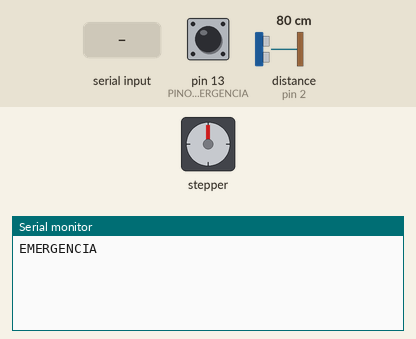
Recording of a sketch running on a simulated Arduino Uno, built with avr-gcc and run on an emulated ATmega328P. On the bench: stepper motor, the last lines printed to the serial monitor. Wiring (inferred from the names in the program): ultrasonic range finder: trigger pin 4; echo pin 2; stepper motor (2048 steps per turn assumed): coils pin 8, pin 9, pin 10, pin 11. The test bench sets the inputs (shaded band); at power-on: distance to the obstacle (sensor on pin 2) 80 cm, pin 13 (PINO_EMERGENCIA) HIGH. The echo pulse lasts 58.3 µs per cm.

Above: at 1.3 s.
1.4 s: distance to the obstacle (sensor on pin 2) set to 2 cm
At 2.0 s:
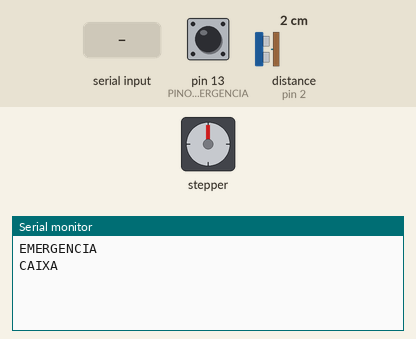
2.9 s: pin 13 (PINO_EMERGENCIA) pulled LOW for 0.15 s
At 3.06 s:
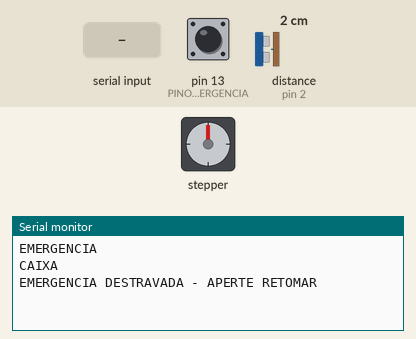
4.5 s: "RIGHT\n" received over Serial
At 5.2 s:
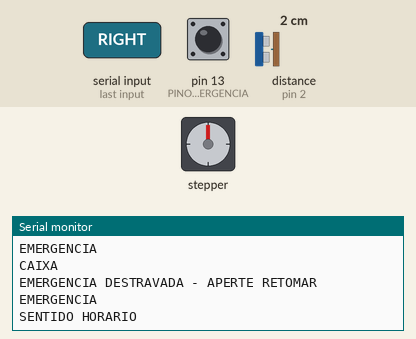
6.0 s: "LEFT\n" received over Serial
At 7.2 s:
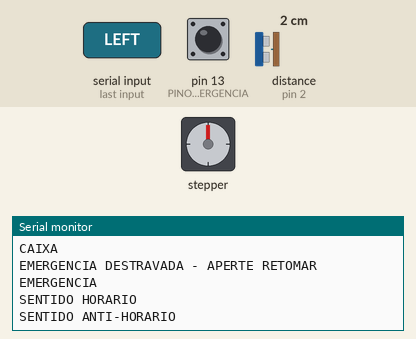
7.5 s: "AUTO_OFF\n" received over Serial
At 8.8 s:
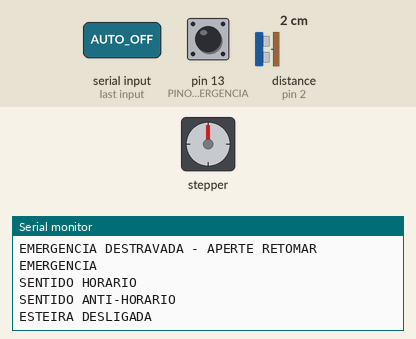

Measured:
- after the input at 1.4 s, the serial monitor: prints a new line after 0.08 s (image 1)
- after the input at 2.9 s, the serial monitor: prints a new line at once (image 2)
- after the input at 4.5 s, the serial monitor: prints a new line at once (image 3)
- after the input at 6.0 s, the serial monitor: prints a new line at once (image 4)
- after the input at 7.5 s, the serial monitor: prints a new line at once (image 5)

The sketch:

esteira.ino
```cpp
/*
  =====================================================================
   ESTEIRA INDUSTRIAL A3
  =====================================================================

   LIGAÇÕES
   --------
   Motor de passo 28BYJ-48 + placa driver do motor
     IN1 -> pino 8      IN2 -> pino 9
     IN3 -> pino 10     IN4 -> pino 11
     Driver: + no 5V do Arduino, - no GND.

   Botão de emergência (cogumelo com trava)
     Contato entre o pino 13 e o GND (o pino usa o pull-up interno).
     Contato NF (normalmente fechado): solto = pino no GND,
     travado = contato abre e o pino vai para HIGH. Fio rompido =
     emergência (falha segura). Conferido na placa: solto pino13=0,
     travado pino13=1.

   Sensor de caixas (ultrassônico HC-SR04)
     VCC -> 5V, TRIG -> pino 4, ECHO -> pino 2, GND -> GND.
     Conta uma caixa quando algo chega a menos de DIST_DETECTA_CM
     do sensor. Sem sensor ligado, nada é contado.

   PROTOCOLO SERIAL (9600 baud, uma mensagem por linha)
   ---------------------------------------------------
   Recebe do painel:
     RIGHT / LEFT     sentido horário / anti-horário (com a esteira parada)
     AUTO_ON          liga a esteira (operação contínua)
     AUTO_OFF         desliga a esteira
     SPD_<5..20>      velocidade em RPM (ex.: SPD_12)
     PAUSE            parada de emergência pelo painel
     RESUME           retoma após a emergência (recusado se o
                      botão físico ainda estiver travado)
     STATUS           mostra o estado interno (diagnóstico)

   Envia para o painel:
     CAIXA            uma caixa passou pelo sensor
     EMERGENCIA       botão físico acionado (o painel entra em emergência)
     demais linhas    status, aparecem no campo SERIAL do painel
  =====================================================================
*/

// ---------------- CONFIGURAÇÃO ----------------

const byte PINOS_MOTOR[4] = {8, 9, 10, 11};   // pinos de saída para IN1, IN2, IN3 e IN4 do driver do motor
const byte PINO_EMERGENCIA = 13;              // pino de entrada do botão de emergência
const byte PINO_TRIG = 4;                     // pino de saída do TRIG do sensor (dispara a medida)
const byte PINO_ECHO = 2;                     // pino de entrada do ECHO; o pino 2 tem interrupção e mede o eco sem travar o motor

const bool EMERGENCIA_CONTATO_NF = true;      // tipo do contato do botão: true = NF (usado), false = NA

const int DIST_DETECTA_CM = 8;                // abaixo dessa distância (cm) tem caixa na frente do sensor
const int DIST_LIBERA_CM = 12;                // acima dessa distância (cm) a caixa já saiu da frente
const unsigned long INTERVALO_MEDIDA_MS = 60; // tempo entre uma medida e outra do sensor (o HC-SR04 pede ~60 ms)
const byte LEITURAS_PARA_CONTAR = 2;          // quantas leituras "perto" seguidas para contar uma caixa (ignora ruído)
const unsigned long TEMPO_LIBERA_MS = 500;    // tempo sem ver a caixa para liberar a contagem da próxima
const bool INVERTER_SENTIDO = false;          // troque para true se o "horário" girar ao contrário

const long PASSOS_POR_VOLTA = 2048;           // passos para o eixo do 28BYJ-48 dar uma volta (passo completo)
const int RPM_MIN = 5;                        // velocidade mínima permitida
const int RPM_MAX = 20;                       // velocidade máxima permitida (acima disso o motor perde força)

const unsigned long TEMPO_MIN_ENTRE_CAIXAS_MS = 300;  // tempo mínimo entre duas contagens (evita contar duas vezes)
const unsigned long DEBOUNCE_EMERGENCIA_MS = 30;      // tempo que o botão precisa ficar estável para valer

const byte SEQUENCIA[4][4] = {                // ordem de acionamento das bobinas (passo completo, 2 bobinas por vez)
  {1, 1, 0, 0},                               // fase 0: bobinas A e B ligadas
  {0, 1, 1, 0},                               // fase 1: bobinas B e C ligadas
  {0, 0, 1, 1},                               // fase 2: bobinas C e D ligadas
  {1, 0, 0, 1}                                // fase 3: bobinas D e A ligadas
};

// ---------------- ESTADO ----------------

bool ligada = false;                  // true quando o painel mandou ligar (AUTO_ON)
bool emergencia = false;              // true quando há parada de emergência (botão físico ou PAUSE)
int sentido = 1;                      // sentido de giro: 1 = horário, -1 = anti-horário
int rpm = 10;                         // velocidade atual em RPM (começa em 10)

unsigned long intervaloPassoUs = 0;   // tempo entre um passo e outro, em microssegundos
unsigned long ultimoPassoUs = 0;      // momento em que foi dado o último passo
int fase = 0;                         // linha da SEQUENCIA aplicada agora (0 a 3)

bool botaoTravado = false;            // estado do botão já filtrado pelo debounce
bool leituraBotaoAnterior = false;    // última leitura do botão (para saber se mudou)
unsigned long mudancaBotaoMs = 0;     // momento da última mudança na leitura do botão

bool caixaPresente = false;           // true enquanto tem uma caixa na frente do sensor
unsigned long ultimaCaixaMs = 0;      // momento da última caixa contada
unsigned long ultimaMedidaMs = 0;     // momento do último disparo do sensor
unsigned long ultimoPertoMs = 0;      // última vez que o sensor viu algo perto
byte leiturasPerto = 0;               // quantas leituras "perto" seguidas aconteceram
int distanciaCm = -1;                 // última distância medida (-1 = ainda sem leitura)

volatile unsigned long inicioEcoUs = 0;   // momento em que o ECHO subiu (alterada na interrupção)
volatile unsigned long duracaoEcoUs = 0;  // tempo que o ECHO ficou em HIGH (alterada na interrupção)
volatile bool ecoNovo = false;            // avisa que chegou uma medida nova (alterada na interrupção)

char bufferSerial[24];                // guarda os caracteres do comando que está chegando
byte tamanhoBuffer = 0;               // quantos caracteres já estão no buffer

// ---------------- MOTOR ----------------

void calcularIntervalo() {                                                    // calcula o tempo entre passos a partir do RPM
  intervaloPassoUs = 60000000UL / (PASSOS_POR_VOLTA * (unsigned long)rpm);     // 1 minuto em µs dividido pelos passos por minuto
}

void aplicarFase(int f) {                        // liga/desliga as bobinas conforme a fase f
  for (byte i = 0; i < 4; i++) {                 // percorre os 4 pinos do motor
    digitalWrite(PINOS_MOTOR[i], SEQUENCIA[f][i]); // escreve 1 ou 0 da tabela em cada pino
  }
}

void desligarBobinas() {                         // desliga todas as bobinas (motor solto, não esquenta)
  for (byte i = 0; i < 4; i++) {                 // percorre os 4 pinos do motor
    digitalWrite(PINOS_MOTOR[i], LOW);           // coloca o pino em nível baixo
  }
}

void darPasso() {                                        // avança o motor um passo
  int direcao = INVERTER_SENTIDO ? -sentido : sentido;   // inverte o sentido se a fiação estiver ao contrário
  fase = (fase + direcao + 4) % 4;                       // próxima fase, sempre entre 0 e 3
  aplicarFase(fase);                                     // aplica a nova fase nas bobinas
}

bool motorDeveGirar() {                // diz se o motor pode girar agora
  return ligada && !emergencia;        // só gira ligado e sem emergência
}

void atualizarMotor() {                                  // chamada no loop: dá o passo quando chega a hora
  if (!motorDeveGirar()) return;                         // parado ou em emergência: não faz nada

  unsigned long agora = micros();                        // lê o tempo atual em microssegundos
  if (agora - ultimoPassoUs >= intervaloPassoUs) {       // já passou o tempo de um passo?
    if (agora - ultimoPassoUs > intervaloPassoUs * 4) {  // atrasou muito (ex.: enviando pela serial)?
      ultimoPassoUs = agora;                             // recomeça a contagem sem tentar compensar (evita tranco)
    } else {                                             // atraso pequeno
      ultimoPassoUs += intervaloPassoUs;                 // marca o próximo passo mantendo a velocidade certa
    }
    darPasso();                                          // dá o passo
  }
}

// ---------------- EMERGÊNCIA ----------------

bool lerBotaoBruto() {                                      // lê o botão e diz se está acionado (sem debounce)
  bool nivelAlto = digitalRead(PINO_EMERGENCIA) == HIGH;    // true se o pino 13 está em HIGH
  return EMERGENCIA_CONTATO_NF ? nivelAlto : !nivelAlto;    // NF: HIGH = travado; NA: LOW = travado
}

void entrarEmergencia() {      // coloca a esteira em emergência
  emergencia = true;           // marca a emergência
  desligarBobinas();           // para o motor na hora
}

void atualizarBotaoEmergencia() {                              // chamada no loop: trata o botão com debounce
  bool leitura = lerBotaoBruto();                              // lê o botão agora

  if (leitura != leituraBotaoAnterior) {                       // a leitura mudou desde a última vez?
    leituraBotaoAnterior = leitura;                            // guarda a nova leitura
    mudancaBotaoMs = millis();                                 // guarda quando mudou
  }

  if (millis() - mudancaBotaoMs < DEBOUNCE_EMERGENCIA_MS) return;  // ainda não ficou 30 ms estável: espera
  if (leitura == botaoTravado) return;                             // não mudou de estado: nada a fazer

  botaoTravado = leitura;                                      // aceita o novo estado do botão

  if (botaoTravado) {                                          // botão foi travado
    entrarEmergencia();                                        // para a esteira
    Serial.println("EMERGENCIA");                              // avisa o painel
  } else {                                                     // botão foi destravado
    Serial.println("EMERGENCIA DESTRAVADA - APERTE RETOMAR");  // avisa o painel (não religa sozinho)
  }
}

// ---------------- SENSOR DE CAIXAS ----------------

void medirEco() {                              // interrupção: chamada sempre que o pino ECHO muda
  if (digitalRead(PINO_ECHO) == HIGH) {        // ECHO subiu: o som acabou de sair
    inicioEcoUs = micros();                    // guarda o momento do início
  } else {                                     // ECHO desceu: o eco voltou
    duracaoEcoUs = micros() - inicioEcoUs;     // calcula quanto tempo ficou em HIGH
    ecoNovo = true;                            // avisa que tem medida nova
  }
}

void dispararSensor() {              // manda o sensor fazer uma medida
  digitalWrite(PINO_TRIG, HIGH);     // liga o TRIG
  delayMicroseconds(10);             // espera 10 µs (pulso mínimo do HC-SR04)
  digitalWrite(PINO_TRIG, LOW);      // desliga o TRIG: o sensor emite o ultrassom
}

void atualizarSensor() {                                       // chamada no loop: mede e conta as caixas
  if (ecoNovo) {                                               // chegou uma medida nova?
    noInterrupts();                                            // pausa as interrupções para copiar com segurança
    unsigned long duracao = duracaoEcoUs;                      // copia o tempo do eco
    ecoNovo = false;                                           // marca a medida como lida
    interrupts();                                              // volta as interrupções

    distanciaCm = (duracao > 0 && duracao < 30000UL) ? (int)(duracao / 58) : 999;  // converte em cm (sem eco = 999, longe)

    bool perto = distanciaCm > 0 && distanciaCm < DIST_DETECTA_CM;  // tem caixa na frente?
    bool longe = distanciaCm > DIST_LIBERA_CM;                      // a frente do sensor está livre?

    if (perto) {                                               // leitura perto
      ultimoPertoMs = millis();                                // guarda quando viu a caixa
      if (leiturasPerto < 255) leiturasPerto++;                // soma uma leitura perto (sem passar de 255)
    } else {                                                   // leitura longe
      leiturasPerto = 0;                                       // zera a sequência de leituras perto
    }

    if (!caixaPresente && leiturasPerto >= LEITURAS_PARA_CONTAR) {  // não tinha caixa e já teve leituras perto suficientes
      caixaPresente = true;                                    // marca que a caixa chegou
      if (millis() - ultimaCaixaMs > TEMPO_MIN_ENTRE_CAIXAS_MS) {  // passou o tempo mínimo desde a última caixa?
        ultimaCaixaMs = millis();                              // guarda quando contou
        Serial.println("CAIXA");                               // avisa o painel: +1 caixa
      }
    } else if (caixaPresente && longe && millis() - ultimoPertoMs > TEMPO_LIBERA_MS) {  // caixa saiu e ficou 500 ms sem ver
      caixaPresente = false;                                   // libera para contar a próxima
    }
  }

  if (millis() - ultimaMedidaMs >= INTERVALO_MEDIDA_MS) {      // já passou o tempo para outra medida?
    ultimaMedidaMs = millis();                                 // guarda quando disparou
    dispararSensor();                                          // dispara o sensor
  }
}

// ---------------- COMANDOS ----------------

void informarBloqueio() {                                                  // avisa por que não pode ligar
  Serial.println(botaoTravado ? "EMERGENCIA" : "PAUSADO - APERTE RETOMAR"); // botão travado ou parada pela tela
}

void executarComando(const char *cmd) {                        // executa o comando recebido do painel

  if (strcmp(cmd, "RIGHT") == 0 || strcmp(cmd, "LEFT") == 0) { // comando de sentido
    if (ligada) {                                              // esteira ligada?
      Serial.println("ERRO: DESLIGUE A ESTEIRA PARA TROCAR O SENTIDO");  // não deixa inverter girando
      return;                                                  // sai sem trocar
    }
    sentido = (cmd[0] == 'R') ? 1 : -1;                        // RIGHT = horário, LEFT = anti-horário
    Serial.println(sentido == 1 ? "SENTIDO HORARIO" : "SENTIDO ANTI-HORARIO");  // confirma para o painel
  }

  else if (strcmp(cmd, "AUTO_ON") == 0) {                      // comando ligar
    if (emergencia) {                                          // em emergência?
      informarBloqueio();                                      // avisa o motivo
      return;                                                  // não liga
    }
    ligada = true;                                             // liga a esteira
    ultimoPassoUs = micros();                                  // começa a contar o tempo do motor agora
    Serial.println("ESTEIRA LIGADA");                          // confirma para o painel
  }

  else if (strcmp(cmd, "AUTO_OFF") == 0) {                     // comando desligar
    ligada = false;                                            // desliga a esteira
    desligarBobinas();                                         // solta o motor
    Serial.println("ESTEIRA DESLIGADA");                       // confirma para o painel
  }

  else if (strncmp(cmd, "SPD_", 4) == 0) {                     // comando de velocidade (SPD_n)
    rpm = constrain(atoi(cmd + 4), RPM_MIN, RPM_MAX);          // lê o número depois de "SPD_" e limita entre 5 e 20
    calcularIntervalo();                                       // recalcula o tempo entre passos
    Serial.print("VELOCIDADE ");                               // confirma para o painel...
    Serial.print(rpm);                                         // ...o valor...
    Serial.println(" RPM");                                    // ...e a unidade
  }

  else if (strcmp(cmd, "PAUSE") == 0) {                        // emergência pelo botão da tela
    entrarEmergencia();                                        // para a esteira
    Serial.println("PAUSADO PELO PAINEL");                     // confirma para o painel
  }

  else if (strcmp(cmd, "RESUME") == 0) {                       // comando retomar
    if (botaoTravado) {                                        // botão físico ainda travado?
      Serial.println("EMERGENCIA");                            // continua em emergência
      return;                                                  // não retoma
    }
    emergencia = false;                                        // sai da emergência
    ultimoPassoUs = micros();                                  // reinicia o tempo do motor
    Serial.println(ligada ? "ESTEIRA RETOMADA" : "EMERGENCIA LIBERADA");  // confirma para o painel
  }

  else if (strcmp(cmd, "STATUS") == 0) {                       // diagnóstico (digitar STATUS no Monitor Serial)
    Serial.print("STATUS ligada=");                            // mostra se está ligada
    Serial.print(ligada);
    Serial.print(" emergencia=");                              // mostra se está em emergência
    Serial.print(emergencia);
    Serial.print(" botao_travado=");                           // mostra o estado do botão
    Serial.print(botaoTravado);
    Serial.print(EMERGENCIA_CONTATO_NF ? " contato=NF" : " contato=NA");  // mostra o tipo de contato
    Serial.print(" pino13=");                                  // mostra a leitura direta do pino 13
    Serial.print(digitalRead(PINO_EMERGENCIA));
    Serial.print(" distancia_cm=");                            // mostra a última distância do sensor
    Serial.print(distanciaCm);
    Serial.print(" rpm=");                                     // mostra a velocidade
    Serial.print(rpm);
    Serial.print(" sentido=");                                 // mostra o sentido
    Serial.println(sentido == 1 ? "horario" : "anti-horario");
  }

  else {                                                       // qualquer outro texto
    Serial.print("ERRO: COMANDO DESCONHECIDO ");               // avisa que não entendeu...
    Serial.println(cmd);                                       // ...e mostra o que chegou
  }
}

void lerSerial() {                                             // chamada no loop: lê os comandos da USB
  while (Serial.available()) {                                 // enquanto tiver caractere chegando
    char c = Serial.read();                                    // lê um caractere

    if (c == '\n' || c == '\r') {                              // fim da linha: comando completo
      if (tamanhoBuffer > 0) {                                 // ignora linha vazia
        bufferSerial[tamanhoBuffer] = '\0';                    // fecha o texto (fim de string em C)
        executarComando(bufferSerial);                         // executa o comando
        tamanhoBuffer = 0;                                     // limpa o buffer para o próximo
      }
    } else if (tamanhoBuffer < sizeof(bufferSerial) - 1) {     // ainda cabe no buffer?
      bufferSerial[tamanhoBuffer++] = toupper(c);              // guarda o caractere em maiúscula
    }
  }
}

// ---------------- SETUP / LOOP ----------------

void setup() {                                     // roda uma vez quando a placa liga
  Serial.begin(9600);                              // abre a serial a 9600 baud (mesma do painel)

  for (byte i = 0; i < 4; i++) {                   // percorre os 4 pinos do motor
    pinMode(PINOS_MOTOR[i], OUTPUT);               // configura como saída
  }
  desligarBobinas();                               // começa com o motor desligado

  pinMode(PINO_EMERGENCIA, INPUT_PULLUP);          // botão como entrada com resistor interno ligado ao 5V
  pinMode(PINO_TRIG, OUTPUT);                      // TRIG como saída
  digitalWrite(PINO_TRIG, LOW);                    // TRIG começa desligado
  pinMode(PINO_ECHO, INPUT);                       // ECHO como entrada
  attachInterrupt(digitalPinToInterrupt(PINO_ECHO), medirEco, CHANGE);  // chama medirEco() a cada mudança do ECHO

  calcularIntervalo();                             // calcula o tempo entre passos para 10 RPM

  botaoTravado = lerBotaoBruto();                  // lê o botão ao ligar
  leituraBotaoAnterior = botaoTravado;             // usa essa leitura como ponto de partida do debounce
  delay(100);                                      // espera a serial estabilizar

  if (botaoTravado) {                              // ligou com o botão já travado?
    entrarEmergencia();                            // começa em emergência
    Serial.println("EMERGENCIA");                  // avisa o painel
  } else {                                         // botão solto
    Serial.println(EMERGENCIA_CONTATO_NF ? "ESTEIRA PRONTA (BOTAO NF)" : "ESTEIRA PRONTA (BOTAO NA)");  // avisa que está pronta
  }
}

void loop() {                    // repete sem parar
  lerSerial();                   // 1) lê os comandos do painel
  atualizarBotaoEmergencia();    // 2) verifica o botão de emergência
  atualizarSensor();             // 3) mede a distância e conta as caixas
  atualizarMotor();              // 4) dá o passo do motor quando for a hora
}
```
